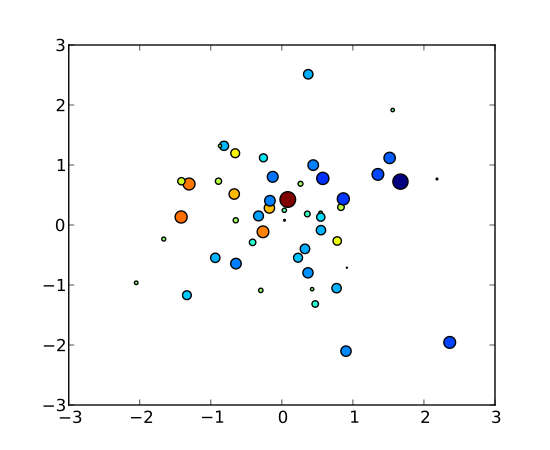

Write Python code to recreate this figure.
import numpy as np
import pylab as pl

x, y, value = np.random.normal(size=(3, 50))
pl.scatter(x, y, np.abs(50 * value), c=value)
pl.show()
